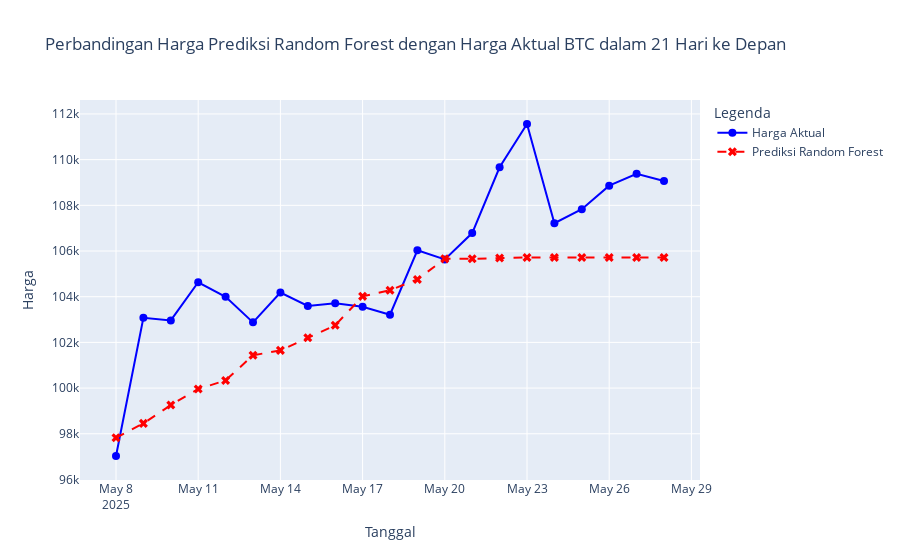

Notebook code cell kept with this figure:
### Code cell
# df_future_dates = pd.read_csv('Prediction/btc-rf-21d-price.csv')
# df_future_dates['date'] = pd.date_range(start='2025-05-08', periods=len(df_future_dates))
# df_future_dates.set_index('date', inplace=True)

df_future_dates = predicted_future_X.copy()

start_date = df_future_dates.index[0]
evaluate_and_plot_prediction('Random Forest', df_future_dates, 'price_pred_rf', 'btc-usd-max_21days.csv', N_FUTURE_PERIODS, start_date, 'BTC')
